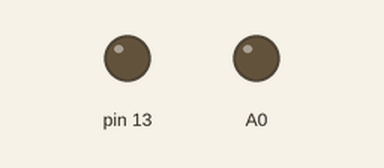
Recording of a sketch running on a simulated Arduino Uno, built with avr-gcc and run on an emulated ATmega328P. On the bench: output pins drawn as LEDs (lit = HIGH).

Above: at 0.1 s.
At 1.1 s:
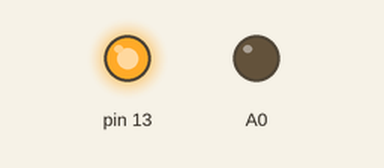
Timing chart, 0 to 2.6 s (numbered marks = the images above):
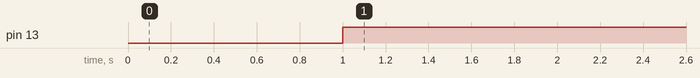

The sketch:

PWM_In_Test.ino
```cpp
void setup() {
  pinMode(A0, OUTPUT);
  pinMode(13, OUTPUT);

}

void loop() {
int timex;

 timex = pulseIn(14, HIGH);

if (timex > 1320){
  digitalWrite(13, LOW);
}
else{
  digitalWrite(13, HIGH);
}

}
```

Measured:
- by itself, pin 13: LOW → HIGH at 1.0 s
